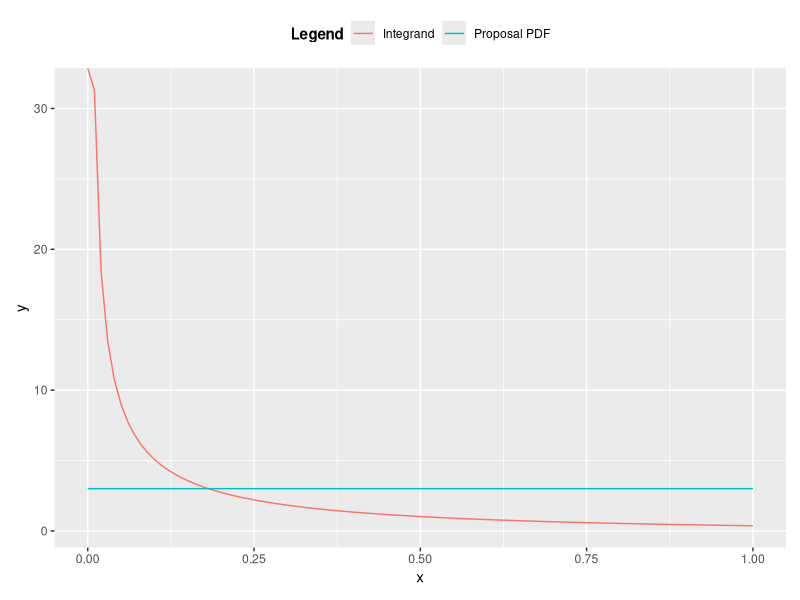
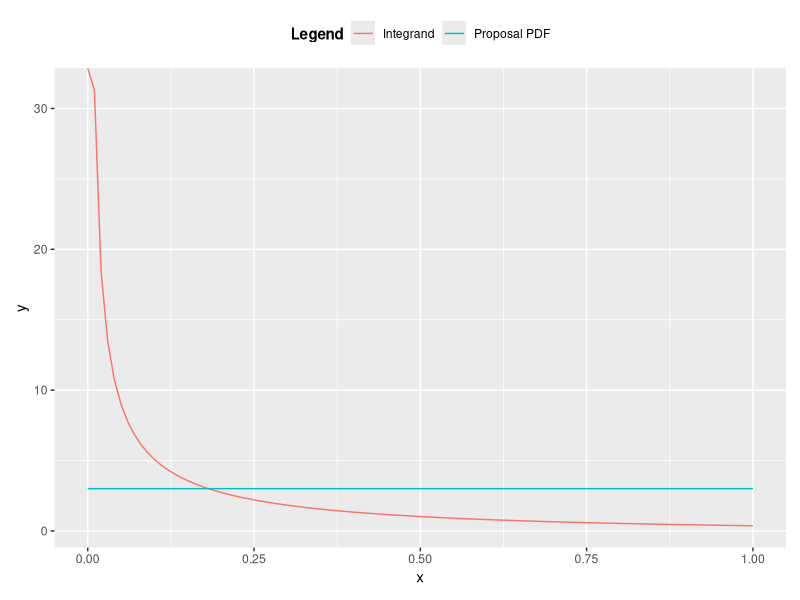

Generate these figures, in order, with R:
library(ggplot2)
integrand <- function(x){
  (x ^ (-3/4)) * exp(-x)
} 

linspan = seq(0, 1, 0.01)

plot_df = data.frame(
  "X" = linspan,
  "Y" = integrand(linspan),
  "Y2" = pdf(linspan)
)

ggplot(data = plot_df) +
  geom_line(aes(x = X, y = Y, color = "Integrand")) +
  geom_line(aes(x = X, y = Y2, color = "Proposal PDF")) +
  labs(
    x = "x",
    y = "y",
    color = "Legend"
  ) +
  theme(
    plot.margin = margin(10, 10, 10, 10),
    legend.position = "top",
    legend.title = element_text(face = "bold")
  )

ggsave("integrand_plot.pdf", width = 6, height = 4)
#estimating the integral using uniform distribution
uniform_means <- c()
for(i in 1:10){
  n = 10^7
  prob = 1
  xs = runif(n, 0, 1)
  
  vals <- integrand(xs)
  mean <- 1/(n*prob) * sum(vals)
  uniform_means <- c(uniform_means, mean)
}
cat("Mean: ", mean(uniform_means), "+/-", sd(uniform_means), "\n")
#estimating the integral using inversion sampling
pdf <- function(x){
  return(1/4*x^(-3/4))
}

cdf <- function(x){
  return(x^(1/4))
}

inverse_cdf <- function(x){
  return(x^4)
}

better_means <- c()
for (i in 1:10){
  xs_u <-  runif(n, 0, 1)
  xs_real <- inverse_cdf(xs_u)
  
  vals2 <- integrand(xs_real)/pdf(xs_real)
  
  better_means <- c(better_means, mean(vals2))
  
  
}
cat("Mean: ", mean(better_means), "+/-", sd(better_means), "\n")
